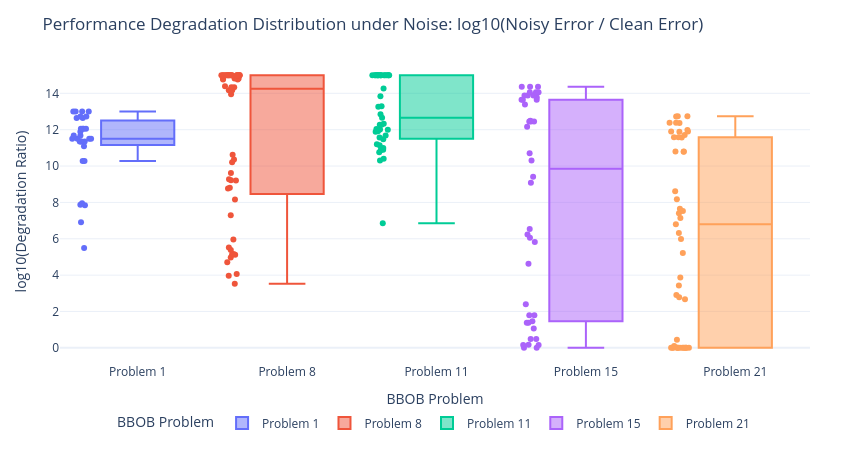

This figure's notebook cell:
### Markdown cell above
## 8. Degradation Factor Distribution per Problem

### 🎯 Why we do this plot:
Quantifies the exact **error degradation multiplier** $(\text{Noisy Error} / \text{Clean Error})$ for each problem landscape to isolate which BBOB function types are most vulnerable.

### 📖 How to read it:
- **Y-axis**: $\log_{10}(\text{Degradation Ratio})$. A value of `3` means noise made the error $10^3 = 1,000\times$ worse; a value of `9` means $1,000,000,000\times$ worse.
- **Box & Points**: Shows the spread of degradation ratios across all matched runs for that problem.

### 💡 Key Takeaway:
Problem 1 suffers modest degradation ($\sim 1,000\times$), while Problems 8 and 11 suffer catastrophic degradation ($> 10^9\times$), proving that multimodal landscapes amplify noise sensitivity exponentially.

### Code cell
# Plot 8: Degradation Factor Box Plot per Problem
df_pairs['degradation_ratio'] = df_pairs.apply(
    lambda r: (r['best_final_error_noisy'] + 1e-12) / (r['best_final_error_clean'] + 1e-12), axis=1
)
df_pairs['log_degradation'] = np.log10(df_pairs['degradation_ratio'].clip(lower=1.0, upper=1e15))

fig_p8 = px.box(
    df_pairs,
    x='problem_label',
    y='log_degradation',
    color='problem_label',
    points='all',
    title='Performance Degradation Distribution under Noise: log10(Noisy Error / Clean Error)',
    labels={'problem_label': 'BBOB Problem', 'log_degradation': 'log10(Degradation Ratio)'}
)
apply_clean_layout(fig_p8, height=450, width=850)
fig_p8.show()

### Figure 1 — Plotly figure (JSON) as saved in the notebook; plotly's stock layout.template omitted (floating-point values rounded to 4 significant figures)
{"data": [{"alignmentgroup": "True", "boxpoints": "all", "hovertemplate": "BBOB Problem=%{x}<br>log10(Degradation Ratio)=%{y}<extra></extra>", "legendgroup": "Problem 1", "marker": {"color": "#636efa"}, "name": "Problem 1", "notched": false, "offsetgroup": "Problem 1", "orientation": "v", "showlegend": true, "type": "box", "x": ["Problem 1", "Problem 1", "Problem 1", "Problem 1", "Problem 1", "Problem 1", "Problem 1", "Problem 1", "Problem 1", "Problem 1", "Problem 1", "Problem 1", "Problem 1", "Problem 1", "Problem 1", "Problem 1", "Problem 1", "Problem 1", "Problem 1", "Problem 1", "Problem 1", "Problem 1", "Problem 1", "Problem 1", "Problem 1", "Problem 1", "Problem 1", "Problem 1", "Problem 1", "Problem 1", "Problem 1", "Problem 1", "Problem 1", "Problem 1", "Problem 1"], "x0": " ", "xaxis": "x", "y": [11.51, 13.01, 11.36, 12.06, 11.09, 7.838, 11.88, 11.51, 13.01, 11.36, 12.06, 6.909, 7.878, 7.96, 5.499, 11.68, 12.65, 12.73, 10.27, NaN, NaN, NaN, NaN, 11.68, 12.65, 12.73, 10.27, 11.51, 13.01, 11.36, 12.06, 11.51, 13.01, 11.36, 12.06], "y0": " ", "yaxis": "y"}, {"alignmentgroup": "True", "boxpoints": "all", "hovertemplate": "BBOB Problem=%{x}<br>log10(Degradation Ratio)=%{y}<extra></extra>", "legendgroup": "Problem 8", "marker": {"color": "#EF553B"}, "name": "Problem 8", "notched": false, "offsetgroup": "Problem 8", "orientation": "v", "showlegend": true, "type": "box", "x": ["Problem 8", "Problem 8", "Problem 8", "Problem 8", "Problem 8", "Problem 8", "Problem 8", "Problem 8", "Problem 8", "Problem 8", "Problem 8", "Problem 8", "Problem 8", "Problem 8", "Problem 8", "Problem 8", "Problem 8", "Problem 8", "Problem 8", "Problem 8", "Problem 8", "Problem 8", "Problem 8", "Problem 8", "Problem 8", "Problem 8", "Problem 8", "Problem 8", "Problem 8", "Problem 8", "Problem 8", "Problem 8", "Problem 8", "Problem 8", "Problem 8", "Problem 8", "Problem 8", "Problem 8", "Problem 8", "Problem 8", "Problem 8", "Problem 8", "Problem 8", "Problem 8", "Problem 8", "Problem 8", "Problem 8", "Problem 8", "Problem 8", "Problem 8", "Problem 8", "Problem 8", "Problem 8", "Problem 8", "Problem 8", "Problem 8", "Problem 8", "Problem 8", "Problem 8", "Problem 8", "Problem 8", "Problem 8", "Problem 8", "Problem 8"], "x0": " ", "xaxis": "x", "y": [13.95, 15.0, NaN, 14.39, 15.0, 15.0, 7.292, 5.964, NaN, 14.33, 15.0, NaN, 14.77, 15.0, 15.0, 15.0, 15.0, 15.0, 14.82, 14.17, 5.167, 5.52, 5.12, 4.705, 4.06, 15.0, 15.0, 15.0, 14.82, 14.17, 9.269, 9.622, 9.222, 8.807, 8.162, 15.0, 15.0, 15.0, 14.82, 14.17, 14.33, 15.0, NaN, 14.77, 15.0, 15.0, NaN, NaN, NaN, NaN, NaN, NaN, 8.766, 10.36, NaN, 9.203, 10.21, 10.62, 3.527, 5.12, NaN, 3.964, 4.97, 5.385], "y0": " ", "yaxis": "y"}, {"alignmentgroup": "True", "boxpoints": "all", "hovertemplate": "BBOB Problem=%{x}<br>log10(Degradation Ratio)=%{y}<extra></extra>", "legendgroup": "Problem 11", "marker": {"color": "#00cc96"}, "name": "Problem 11", "notched": false, "offsetgroup": "Problem 11", "orientation": "v", "showlegend": true, "type": "box", "x": ["Problem 11", "Problem 11", "Problem 11", "Problem 11", "Problem 11", "Problem 11", "Problem 11", "Problem 11", "Problem 11", "Problem 11", "Problem 11", "Problem 11", "Problem 11", "Problem 11", "Problem 11", "Problem 11", "Problem 11", "Problem 11", "Problem 11", "Problem 11", "Problem 11", "Problem 11", "Problem 11", "Problem 11", "Problem 11", "Problem 11", "Problem 11", "Problem 11", "Problem 11", "Problem 11", "Problem 11", "Problem 11", "Problem 11", "Problem 11", "Problem 11", "Problem 11", "Problem 11", "Problem 11", "Problem 11", "Problem 11", "Problem 11", "Problem 11", "Problem 11", "Problem 11", "Problem 11", "Problem 11", "Problem 11", "Problem 11", "Problem 11", "Problem 11", "Problem 11", "Problem 11", "Problem 11"], "x0": " ", "xaxis": "x", "y": [13.26, 14.27, 13.83, 12.66, NaN, 15.0, 6.849, 15.0, 15.0, 15.0, 15.0, 15.0, NaN, NaN, NaN, NaN, NaN, NaN, 15.0, 15.0, 15.0, 15.0, 15.0, 11.14, 11.2, 10.88, 10.76, 10.91, 12.27, 12.33, 12.01, 11.89, 12.03, 15.0, 15.0, 15.0, 15.0, 15.0, 10.9, 11.91, 11.48, 10.31, NaN, 10.99, 12.0, 11.57, 10.4, NaN, 12.27, 13.28, 12.85, 11.68, NaN], "y0": " ", "yaxis": "y"}, {"alignmentgroup": "True", "boxpoints": "all", "hovertemplate": "BBOB Problem=%{x}<br>log10(Degradation Ratio)=%{y}<extra></extra>", "legendgroup": "Problem 15", "marker": {"color": "#ab63fa"}, "name": "Problem 15", "notched": false, "offsetgroup": "Problem 15", "orientation": "v", "showlegend": true, "type": "box", "x": ["Problem 15", "Problem 15", "Problem 15", "Problem 15", "Problem 15", "Problem 15", "Problem 15", "Problem 15", "Problem 15", "Problem 15", "Problem 15", "Problem 15", "Problem 15", "Problem 15", "Problem 15", "Problem 15", "Problem 15", "Problem 15", "Problem 15", "Problem 15", "Problem 15", "Problem 15", "Problem 15", "Problem 15", "Problem 15", "Problem 15", "Problem 15", "Problem 15", "Problem 15", "Problem 15", "Problem 15", "Problem 15", "Problem 15", "Problem 15", "Problem 15", "Problem 15", "Problem 15", "Problem 15", "Problem 15", "Problem 15", "Problem 15", "Problem 15", "Problem 15", "Problem 15", "Problem 15", "Problem 15", "Problem 15", "Problem 15", "Problem 15", "Problem 15", "Problem 15", "Problem 15"], "x0": " ", "xaxis": "x", "y": [0.4909, NaN, 1.387, 1.79, 0.159, 2.399, 0.0, 12.49, NaN, 13.39, 13.79, 12.16, 14.06, 13.65, 14.37, 13.88, 12.45, NaN, NaN, NaN, NaN, NaN, 14.06, 13.65, 14.37, 13.88, 12.45, 14.06, 13.65, 14.37, 13.88, 12.45, 6.23, 5.824, 6.539, 6.055, 4.621, 9.409, NaN, 10.31, 10.71, 9.077, 0.491, NaN, 1.387, 1.79, 0.1592, 0.167, NaN, 1.063, 1.466, 0.0], "y0": " ", "yaxis": "y"}, {"alignmentgroup": "True", "boxpoints": "all", "hovertemplate": "BBOB Problem=%{x}<br>log10(Degradation Ratio)=%{y}<extra></extra>", "legendgroup": "Problem 21", "marker": {"color": "#FFA15A"}, "name": "Problem 21", "notched": false, "offsetgroup": "Problem 21", "orientation": "v", "showlegend": true, "type": "box", "x": ["Problem 21", "Problem 21", "Problem 21", "Problem 21", "Problem 21", "Problem 21", "Problem 21", "Problem 21", "Problem 21", "Problem 21", "Problem 21", "Problem 21", "Problem 21", "Problem 21", "Problem 21", "Problem 21", "Problem 21", "Problem 21", "Problem 21", "Problem 21", "Problem 21", "Problem 21", "Problem 21", "Problem 21", "Problem 21", "Problem 21", "Problem 21", "Problem 21", "Problem 21", "Problem 21", "Problem 21", "Problem 21", "Problem 21", "Problem 21", "Problem 21", "Problem 21", "Problem 21", "Problem 21", "Problem 21", "Problem 21", "Problem 21", "Problem 21", "Problem 21", "Problem 21", "Problem 21", "Problem 21", "Problem 21", "Problem 21", "Problem 21", "Problem 21", "Problem 21", "Problem 21"], "x0": " ", "xaxis": "x", "y": [7.648, 8.168, 8.614, 7.521, 7.407, 11.98, 11.71, NaN, NaN, NaN, NaN, NaN, 11.91, 11.58, 12.74, 12.39, 10.8, 6.313, 5.989, 7.142, 6.792, 5.211, 11.89, 11.57, 12.72, 12.37, 10.79, 11.91, 11.58, 12.74, 12.39, 10.8, 0.0, 0.0, 0.4518, 0.1013, 0.0, 0.0, 0.0, 0.0, 0.0, 0.0, 2.909, 3.429, 3.876, 2.783, 2.669, 0.0, 0.0, 0.0, 0.0, 0.0], "y0": " ", "yaxis": "y"}], "layout": {"boxmode": "overlay", "height": 450, "legend": {"orientation": "h", "title": {"text": "BBOB Problem"}, "tracegroupgap": 0, "x": 0.5, "xanchor": "center", "y": -0.15, "yanchor": "top"}, "margin": {"b": 80, "l": 60, "r": 40, "t": 60}, "title": {"text": "Performance Degradation Distribution under Noise: log10(Noisy Error / Clean Error)"}, "width": 850, "xaxis": {"anchor": "y", "categoryarray": ["Problem 1", "Problem 8", "Problem 11", "Problem 15", "Problem 21"], "categoryorder": "array", "domain": [0, 1], "title": {"text": "BBOB Problem"}}, "yaxis": {"anchor": "x", "domain": [0, 1], "title": {"text": "log10(Degradation Ratio)"}}}}
